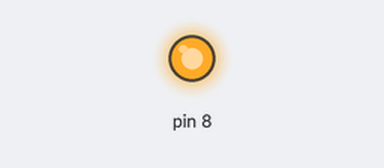
A sketch run on a simulated Arduino Uno, built with avr-gcc and run on an emulated ATmega328P. Parts: output pins drawn as LEDs (lit = HIGH).

Above: at 0.22 s.
At 2.64 s:
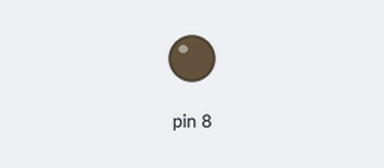
Timing chart, 0 to 3.0 s (numbered marks = the images above):
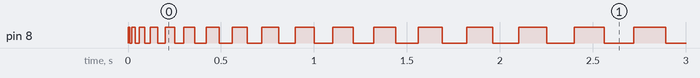

Measured:
- by itself, pin 8: repeats every 0.03 s: LOW 0.01 s, HIGH 0.02 s

The sketch:

LED.TEST.ino
```cpp
int blinkDelay = 0;
// variable to make blinking slow
//LED goes down over time


void setup() {
  pinMode(8,OUTPUT);
  //pinMode,
  //8 is the selected digital pin to be used (location)
  //output is to send elctricty out
  //put your setup code here, to run once:

}

void loop() {
  blinkDelay += 10; //increase the delay

  digitalWrite(8,HIGH); //Turns LED on

  delay(blinkDelay); // wait one second

  digitalWrite(8,LOW); //Turns LED off

  delay(blinkDelay); // wait one second


  //high means apply voltage
  //start acting like the battary
  // put your main code here, to run repeatedly:

}
```
